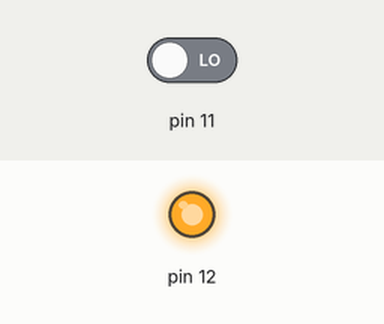
Bench run of a sketch on a simulated Arduino Uno, built with avr-gcc and run on an emulated ATmega328P. Shown: output pins drawn as LEDs (lit = HIGH). The inputs (shaded band) are chosen by the test bench; at power-on: pin 11 LOW. What the sketch prints to the serial monitor is not drawn.

Above: at 0.1 s.
Timing chart, 0 to 1.6 s (numbered marks = the images above):
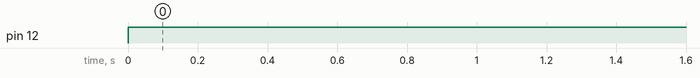

The sketch:

heartbeat.ino
```cpp
void setup() {
  // put your setup code here, to run once:
 pinMode(12, OUTPUT);
 pinMode(11, INPUT);
  Serial.begin(9600);
}

void loop() {
  // put your main code here, to run repeatedly:
  int out;
  digitalWrite(12, HIGH);
  out = digitalRead(11);
    Serial.print("heart:  ");
    Serial.print(out);
    Serial.println();
    delay(200);
}
```

Measured:
- by itself, pin 12: LOW → HIGH at 0.00 s
